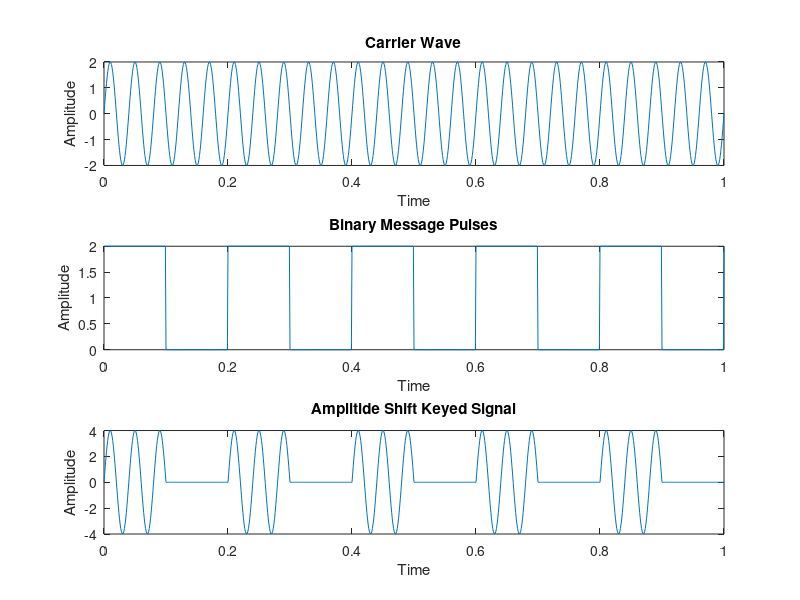

The MATLAB script that drew this image:
%% Experiment 1: ASK generation

%{
     Name:- Smit Shah
     Date:- 27/07/2020
%}

% Tools/Software Required: MATLAB

%% Theory

%{
    Amplitude-shift keying (ASK) is a form of amplitude modulation that
    represents digital data as variations in the amplitude of a carrier
    wave. In an ASK, the binary symbol 1 is represented by transmitting
    a fixed-amplitude carrier wave and fixed frequency for a bit duration
    of T seconds. If the signal value is 1 then the carrier signal will be transmitted;
    otherwise, a signal value of 0 will be transmitted.
%}

%% Code and Result

clc %for clearing the command window
close all %for closing all the window except command window
clear all %for deleting all the variables from the memory

fc= 25 %input('Enter the freq of Sine Wave carrier:');  %fc=25
fp= 5 %input('Enter the freq of Periodic Binary pulse (Message):');   %fp=5
amp= 2 %input('Enter the amplitude (For Carrier & Binary Pulse Message):');  %amp=2
t=0:0.001:1; % For setting the sampling interval
c=amp.*sin(2*pi*fc*t);% For Generating Carrier Sine wave

subplot(3,1,1) %For Plotting The Carrier wave
plot(t,c)
xlabel('Time')
ylabel('Amplitude')
title('Carrier Wave')
m=amp/2.*square(2*pi*fp*t)+(amp/2);%For Generating Square wave message

subplot(3,1,2) %For Plotting The Square Binary Pulse (Message)
plot(t,m)
xlabel('Time')
ylabel('Amplitude')
title('Binary Message Pulses')
w=c.*m; % The Shift Keyed Wave

subplot(3,1,3) %For Plotting The Amplitude Shift Keyed Wave
plot(t,w)
xlabel('Time')
ylabel('Amplitude')
title('Amplitide Shift Keyed Signal')

%% Conclusion

%{
    Hence, we can observe that when the signal value is 1 then the carrier signal was transmitted; otherwise, a signal value of 0 was transmitted. 
%}